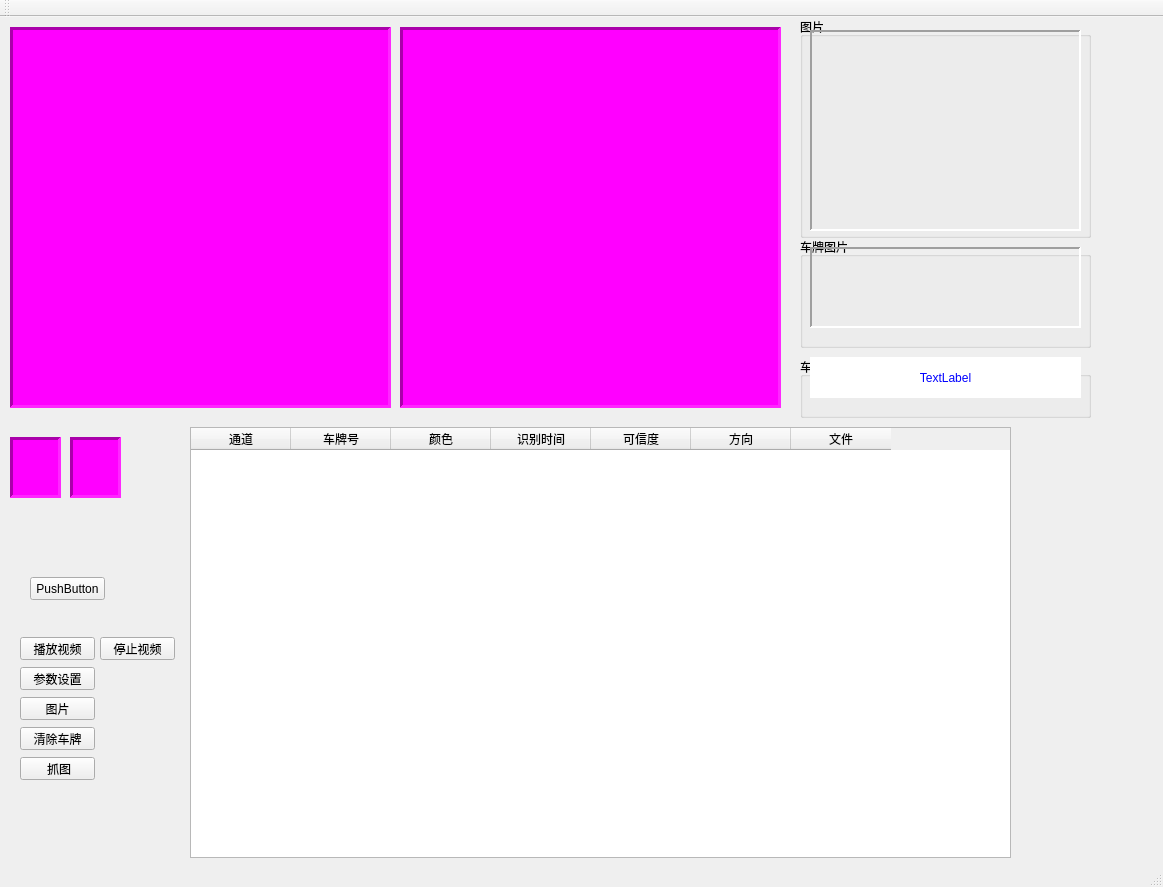
<?xml version="1.0" encoding="UTF-8"?>
<ui version="4.0">
 <class>MainWindow</class>
 <widget class="QMainWindow" name="MainWindow">
  <property name="geometry">
   <rect>
    <x>0</x>
    <y>0</y>
    <width>1163</width>
    <height>887</height>
   </rect>
  </property>
  <property name="windowTitle">
   <string>成都辛为科技---车牌识别Demo</string>
  </property>
  <widget class="QWidget" name="centralWidget">
   <widget class="QLabel" name="lblVideo1">
    <property name="geometry">
     <rect>
      <x>10</x>
      <y>10</y>
      <width>381</width>
      <height>381</height>
     </rect>
    </property>
    <property name="styleSheet">
     <string notr="true">background-color: rgb(255, 0, 255);</string>
    </property>
    <property name="frameShape">
     <enum>QFrame::Panel</enum>
    </property>
    <property name="frameShadow">
     <enum>QFrame::Sunken</enum>
    </property>
    <property name="lineWidth">
     <number>3</number>
    </property>
    <property name="text">
     <string/>
    </property>
    <property name="scaledContents">
     <bool>true</bool>
    </property>
   </widget>
   <widget class="QGroupBox" name="groupBox">
    <property name="geometry">
     <rect>
      <x>800</x>
      <y>0</y>
      <width>291</width>
      <height>221</height>
     </rect>
    </property>
    <property name="title">
     <string>图片</string>
    </property>
    <widget class="QLabel" name="lblImage">
     <property name="geometry">
      <rect>
       <x>10</x>
       <y>13</y>
       <width>271</width>
       <height>201</height>
      </rect>
     </property>
     <property name="frameShape">
      <enum>QFrame::Panel</enum>
     </property>
     <property name="frameShadow">
      <enum>QFrame::Sunken</enum>
     </property>
     <property name="lineWidth">
      <number>2</number>
     </property>
     <property name="text">
      <string/>
     </property>
     <property name="scaledContents">
      <bool>true</bool>
     </property>
    </widget>
   </widget>
   <widget class="QGroupBox" name="groupBox_2">
    <property name="geometry">
     <rect>
      <x>800</x>
      <y>220</y>
      <width>291</width>
      <height>111</height>
     </rect>
    </property>
    <property name="title">
     <string>车牌图片</string>
    </property>
    <widget class="QLabel" name="lblPlateImage">
     <property name="geometry">
      <rect>
       <x>10</x>
       <y>10</y>
       <width>271</width>
       <height>81</height>
      </rect>
     </property>
     <property name="frameShape">
      <enum>QFrame::Panel</enum>
     </property>
     <property name="frameShadow">
      <enum>QFrame::Sunken</enum>
     </property>
     <property name="lineWidth">
      <number>2</number>
     </property>
     <property name="text">
      <string/>
     </property>
     <property name="scaledContents">
      <bool>true</bool>
     </property>
    </widget>
   </widget>
   <widget class="QGroupBox" name="groupBox_3">
    <property name="geometry">
     <rect>
      <x>800</x>
      <y>340</y>
      <width>291</width>
      <height>61</height>
     </rect>
    </property>
    <property name="title">
     <string>车牌号码</string>
    </property>
    <widget class="QLabel" name="lblPlate">
     <property name="geometry">
      <rect>
       <x>10</x>
       <y>0</y>
       <width>271</width>
       <height>41</height>
      </rect>
     </property>
     <property name="styleSheet">
      <string notr="true">background-color: rgb(255, 255, 255);
color: rgb(0, 0, 255);
font: 75 20pt &quot;黑体&quot;;</string>
     </property>
     <property name="text">
      <string>TextLabel</string>
     </property>
     <property name="alignment">
      <set>Qt::AlignCenter</set>
     </property>
    </widget>
   </widget>
   <widget class="QTableWidget" name="tableWidget">
    <property name="geometry">
     <rect>
      <x>190</x>
      <y>410</y>
      <width>821</width>
      <height>431</height>
     </rect>
    </property>
    <column>
     <property name="text">
      <string>通道</string>
     </property>
    </column>
    <column>
     <property name="text">
      <string>车牌号</string>
     </property>
    </column>
    <column>
     <property name="text">
      <string>颜色</string>
     </property>
    </column>
    <column>
     <property name="text">
      <string>识别时间</string>
     </property>
    </column>
    <column>
     <property name="text">
      <string>可信度</string>
     </property>
    </column>
    <column>
     <property name="text">
      <string>方向</string>
     </property>
    </column>
    <column>
     <property name="text">
      <string>文件</string>
     </property>
    </column>
   </widget>
   <widget class="QPushButton" name="btnParam">
    <property name="geometry">
     <rect>
      <x>20</x>
      <y>650</y>
      <width>75</width>
      <height>23</height>
     </rect>
    </property>
    <property name="text">
     <string>参数设置</string>
    </property>
   </widget>
   <widget class="QPushButton" name="btnImagePath">
    <property name="geometry">
     <rect>
      <x>20</x>
      <y>680</y>
      <width>75</width>
      <height>23</height>
     </rect>
    </property>
    <property name="text">
     <string>图片</string>
    </property>
   </widget>
   <widget class="QPushButton" name="btnOpenVideo">
    <property name="geometry">
     <rect>
      <x>20</x>
      <y>620</y>
      <width>75</width>
      <height>23</height>
     </rect>
    </property>
    <property name="text">
     <string>播放视频</string>
    </property>
   </widget>
   <widget class="QPushButton" name="btnCloseVideo">
    <property name="geometry">
     <rect>
      <x>100</x>
      <y>620</y>
      <width>75</width>
      <height>23</height>
     </rect>
    </property>
    <property name="text">
     <string>停止视频</string>
    </property>
   </widget>
   <widget class="QPushButton" name="btnClear">
    <property name="geometry">
     <rect>
      <x>20</x>
      <y>710</y>
      <width>75</width>
      <height>23</height>
     </rect>
    </property>
    <property name="text">
     <string>清除车牌</string>
    </property>
   </widget>
   <widget class="QPushButton" name="btnCapture">
    <property name="geometry">
     <rect>
      <x>20</x>
      <y>740</y>
      <width>75</width>
      <height>23</height>
     </rect>
    </property>
    <property name="text">
     <string> 抓图</string>
    </property>
   </widget>
   <widget class="QLabel" name="lblVideo2">
    <property name="geometry">
     <rect>
      <x>400</x>
      <y>10</y>
      <width>381</width>
      <height>381</height>
     </rect>
    </property>
    <property name="styleSheet">
     <string notr="true">background-color: rgb(255, 0, 255);</string>
    </property>
    <property name="frameShape">
     <enum>QFrame::Panel</enum>
    </property>
    <property name="frameShadow">
     <enum>QFrame::Sunken</enum>
    </property>
    <property name="lineWidth">
     <number>3</number>
    </property>
    <property name="text">
     <string/>
    </property>
    <property name="scaledContents">
     <bool>true</bool>
    </property>
   </widget>
   <widget class="QLabel" name="lblVideo4">
    <property name="geometry">
     <rect>
      <x>70</x>
      <y>420</y>
      <width>51</width>
      <height>61</height>
     </rect>
    </property>
    <property name="styleSheet">
     <string notr="true">background-color: rgb(255, 0, 255);</string>
    </property>
    <property name="frameShape">
     <enum>QFrame::Panel</enum>
    </property>
    <property name="frameShadow">
     <enum>QFrame::Sunken</enum>
    </property>
    <property name="lineWidth">
     <number>3</number>
    </property>
    <property name="text">
     <string/>
    </property>
    <property name="scaledContents">
     <bool>true</bool>
    </property>
   </widget>
   <widget class="QLabel" name="lblVideo3">
    <property name="geometry">
     <rect>
      <x>10</x>
      <y>420</y>
      <width>51</width>
      <height>61</height>
     </rect>
    </property>
    <property name="styleSheet">
     <string notr="true">background-color: rgb(255, 0, 255);</string>
    </property>
    <property name="frameShape">
     <enum>QFrame::Panel</enum>
    </property>
    <property name="frameShadow">
     <enum>QFrame::Sunken</enum>
    </property>
    <property name="lineWidth">
     <number>3</number>
    </property>
    <property name="text">
     <string/>
    </property>
    <property name="scaledContents">
     <bool>true</bool>
    </property>
   </widget>
   <widget class="QPushButton" name="pushButton">
    <property name="geometry">
     <rect>
      <x>30</x>
      <y>560</y>
      <width>75</width>
      <height>23</height>
     </rect>
    </property>
    <property name="text">
     <string>PushButton</string>
    </property>
   </widget>
  </widget>
  <widget class="QMenuBar" name="menuBar">
   <property name="geometry">
    <rect>
     <x>0</x>
     <y>0</y>
     <width>1163</width>
     <height>19</height>
    </rect>
   </property>
  </widget>
  <widget class="QToolBar" name="mainToolBar">
   <attribute name="toolBarArea">
    <enum>TopToolBarArea</enum>
   </attribute>
   <attribute name="toolBarBreak">
    <bool>false</bool>
   </attribute>
  </widget>
  <widget class="QStatusBar" name="statusBar"/>
 </widget>
 <layoutdefault spacing="6" margin="11"/>
 <resources/>
 <connections/>
</ui>
